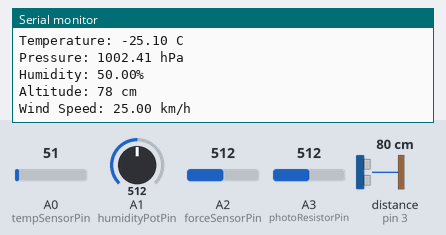
Simulated run of this sketch. Board: Arduino Uno, built with avr-gcc and run on an emulated ATmega328P. On the bench: the last lines printed to the serial monitor. Wiring (inferred from the names in the program): ultrasonic range finder: trigger pin 2; echo pin 3. Inputs (shaded band) come from the test bench; at power-on: A2 (forceSensorPin) = 512, A0 (tempSensorPin) = 51, A1 (humidityPotPin) = 512, A3 (photoResistorPin) = 512, distance to the obstacle (sensor on pin 3) 80 cm. The echo pulse lasts 58.3 µs per cm.

Above: at 8.2 s.
8.3 s: A2 (forceSensorPin) set to 221
At 11.4 s:
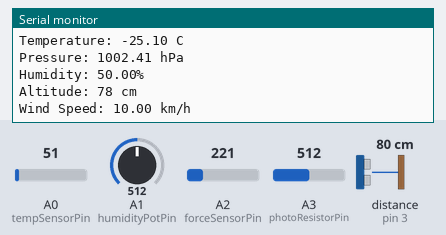
14.4 s: A2 (forceSensorPin) set to 187
At 17.9 s:
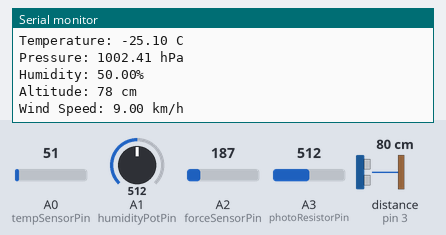
Timing chart, 0 to 19.4 s (numbered marks = the images above; inputs shaded):
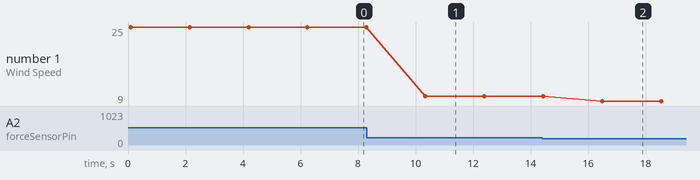

The sketch:

source_code.ino
```cpp
// Pin Definitions
const int tempSensorPin = A0; // Temperature sensor (e.g., LM35)
const int photoResistorPin = A3; // Photoresistor for light detection (day/night)
const int forceSensorPin = A2;    // Force sensor for wind speed
const int ultrasonicTrigPin = 2;  // Ultrasonic sensor - Trigger pin
const int ultrasonicEchoPin = 3;  // Ultrasonic sensor - Echo pin
const int humidityPotPin = A1;    // Potentiometer for humidity


void setup() {
  Serial.begin(9600);

  // Ultrasonic Sensor Setup
  pinMode(ultrasonicTrigPin, OUTPUT);
  pinMode(ultrasonicEchoPin, INPUT);
}

void loop() {
  // Read temperature from the temperature sensor
  int adcValue = analogRead(tempSensorPin);
  float voltage = adcValue * (5.0 / 1024.0);
  float temperature = (voltage / 0.01) - 50; // Convert voltage to temperature in Celsius

  // Read wind speed from the force sensor
  int forceReading = analogRead(forceSensorPin);
  float windSpeed = map(forceReading, 0, 1023, 0, 50); // Mapping to km/h, simulating wind speed from 0 to 50 km/h

  // Read light levels for day/night simulation
  int lightReading = analogRead(photoResistorPin);
  float dayNightFactor = lightReading < 512 ? -3 : 0;

  // Read altitude from the ultrasonic sensor and adjust base pressure
  long duration, distance;
  digitalWrite(ultrasonicTrigPin, LOW);
  delayMicroseconds(2);
  digitalWrite(ultrasonicTrigPin, HIGH);
  delayMicroseconds(10);
  digitalWrite(ultrasonicTrigPin, LOW);
  duration = pulseIn(ultrasonicEchoPin, HIGH);
  distance = duration * 0.034 / 2; // Speed of sound wave in air is 343 m/s, i.e., 0.034 cm/us

  // Calculate pressure based on altitude (Hypsometric formula simplified)
  float pressure = 1013.25 * pow((1 - (0.0065 * distance / (temperature + 273.15))), 5.257);

  // Adjust pressure for day/night
  pressure += dayNightFactor;

  // Read humidity from the potentiometer
  int humidityReading = analogRead(humidityPotPin);
  float humidity = map(humidityReading, 0, 1023, 0, 100); // Mapping to percentage

  // Output the readings
  Serial.print("Temperature: ");
  Serial.print(temperature);
  Serial.println(" C");

  Serial.print("Pressure: ");
  Serial.print(pressure);
  Serial.println(" hPa");

  Serial.print("Humidity: ");
  Serial.print(humidity);
  Serial.println("%");

  Serial.print("Altitude: ");
  Serial.print(distance);
  Serial.println(" cm");

  Serial.print("Wind Speed: ");
  Serial.print(windSpeed);
  Serial.println(" km/h");

  Serial.println(); // Blank line for readability

  delay(2000); // Delay before taking the readings again
}
```

Measured:
- after the input at 8.3 s, the serial monitor: prints a new line after 2.0 s (image 1)
- after the input at 14.4 s, the serial monitor: prints a new line after 2.1 s (image 2)
- plotted number 1: 25 → 10 after the input at 8.3 s, 10 → 9 after the input at 14.4 s
